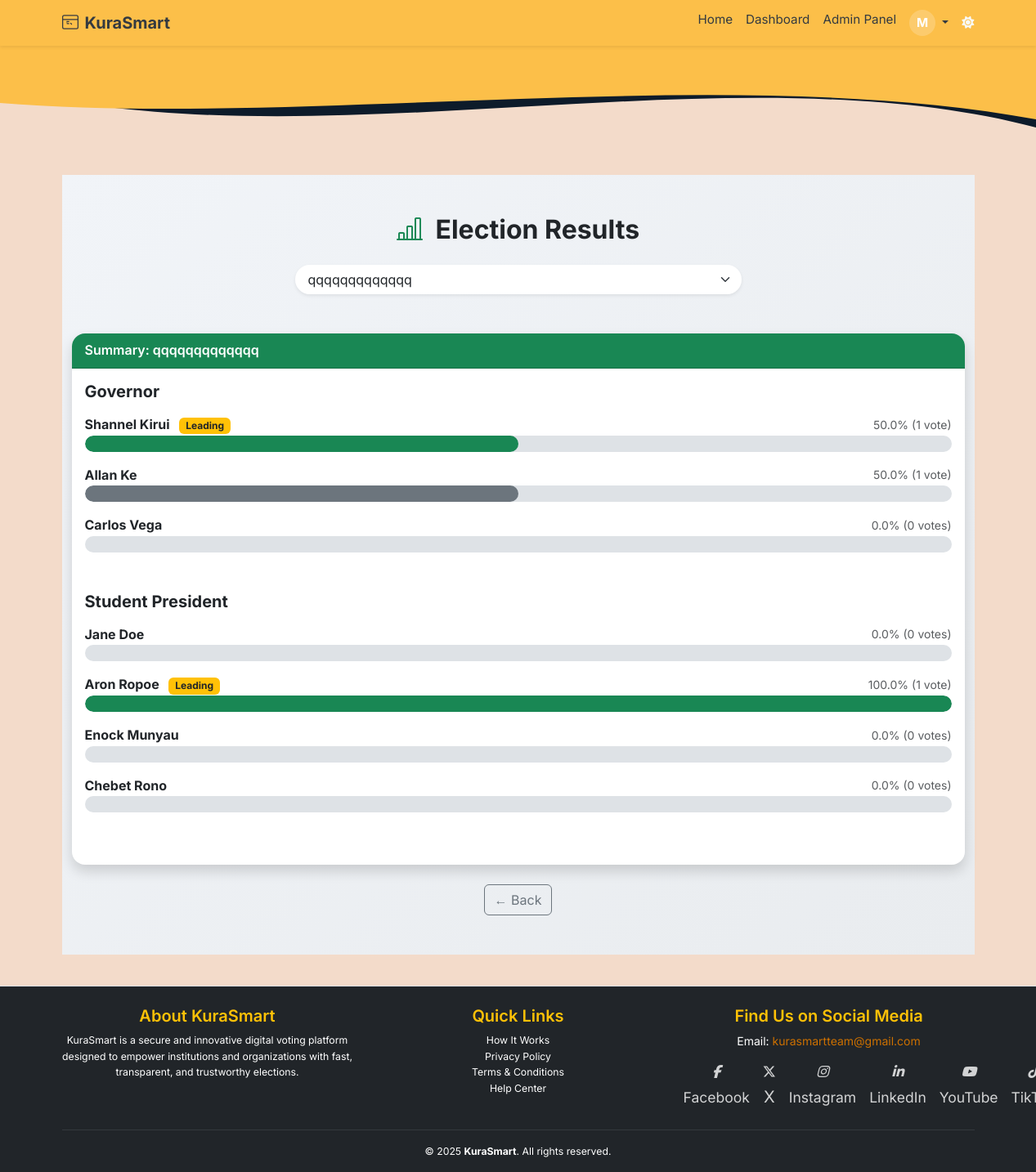
The page /admin/election-results (signed in) on the database its author committed.
### app/models.py (models this page shows, shortened)
class User(db.Model, UserMixin):
    __tablename__ = 'users'
    id = db.Column(db.Integer, primary_key=True)
    email = db.Column(db.String(120), unique=True, nullable=False, index=True)
    full_name = db.Column(db.String(120), nullable=False)
    username = db.Column(db.String(80), unique=True, nullable=True)
    id_number = db.Column(db.String(20), unique=True, nullable=True)
    password_hash = db.Column(db.String(128), nullable=False)
    voting_type = db.Column(db.String(10), nullable=False, default="informal")
    national_id = db.Column(db.String(20), unique=True, nullable=True)
    dob = db.Column(db.Date, nullable=True)
    gender = db.Column(db.String(10), nullable=True)
    county = db.Column(db.String(100), nullable=True)
    sub_county = db.Column(db.String(100), nullable=True)
    division = db.Column(db.String(100), nullable=True)
    location = db.Column(db.String(100), nullable=True)
    sub_location = db.Column(db.String(100), nullable=True)
    profile_image = db.Column(db.String(255), nullable=True, default='profile_images/default-profile.png')
    is_verified = db.Column(db.Boolean, default=False, index=True)
    is_superadmin = db.Column(db.Boolean, default=False)
    role = db.Column(db.Enum(UserRole), default=UserRole.voter, nullable=False, index=True)
    created_at = db.Column(db.DateTime, default=datetime.utcnow)
    candidates = db.relationship('Candidate', back_populates='user', lazy='dynamic')
    verification_requests = db.relationship('VerificationRequest', back_populates='user', lazy='dynamic')
    votes = db.relationship('Vote', back_populates='voter', lazy='dynamic')

class Election(db.Model):
    __tablename__ = 'election'
    id = db.Column(db.Integer, primary_key=True)
    title = db.Column(db.String(255), nullable=False)
    description = db.Column(db.Text)
    start_date = db.Column(db.DateTime(timezone=True), nullable=False)
    end_date = db.Column(db.DateTime(timezone=True), nullable=False)
    is_active = db.Column(db.Boolean, default=True)
    status = db.Column(db.Enum(ElectionStatusEnum), nullable=False, default=ElectionStatusEnum.INACTIVE)
    created_at = db.Column(db.DateTime(timezone=True), default=lambda: datetime.now(ZoneInfo("UTC")))
    updated_at = db.Column(db.DateTime(timezone=True), onupdate=lambda: datetime.now(ZoneInfo("UTC")))
    deactivated_by = db.Column(db.Integer, db.ForeignKey('users.id'))
    candidates = db.relationship('Candidate', back_populates='election', lazy='select')
    positions = db.relationship('Position', back_populates='election', lazy='select', cascade="all, delete-orphan")
    votes = db.relationship('Vote', back_populates='election', lazy='select')

class Position(db.Model):
    __tablename__ = 'position'
    id = db.Column(db.Integer, primary_key=True)
    election_id = db.Column(db.Integer, db.ForeignKey('election.id', ondelete='CASCADE'), nullable=False)
    name = db.Column(db.String(100), nullable=False)
    created_at = db.Column(db.DateTime(timezone=True), default=datetime.utcnow, nullable=False)
    election = db.relationship('Election', back_populates='positions')
    candidates = db.relationship('Candidate', back_populates='position_rel', lazy='selectin', cascade="all, delete-orphan")
    votes = db.relationship('Vote', back_populates='position', lazy='dynamic', cascade="all, delete-orphan")

class Candidate(db.Model):
    __tablename__ = 'candidate'
    id = db.Column(db.Integer, primary_key=True)
    user_id = db.Column(db.Integer, db.ForeignKey('users.id'), nullable=False)
    election_id = db.Column(db.Integer, db.ForeignKey('election.id'), nullable=False)
    position_id = db.Column(db.Integer, db.ForeignKey('position.id'), nullable=False)
    full_name = db.Column(db.String(100), nullable=False)
    profile_photo = db.Column(db.String(255))
    party_name = db.Column(db.String(100))
    position = db.Column(db.String(100), nullable=True)
    description = db.Column(db.Text)
    manifesto = db.Column(db.Text)
    approved = db.Column(db.Boolean, default=False)
    created_at = db.Column(db.DateTime, default=datetime.utcnow)
    user = db.relationship('User', back_populates='candidates')
    election = db.relationship('Election', back_populates='candidates')
    position_rel = db.relationship('Position', back_populates='candidates')
    votes = db.relationship('Vote', back_populates='candidate', lazy='dynamic')

### app/routes/web_auth.py (the view)
@admin_web_bp.route('/election-results')
@login_required
def election_results():
    try:
        elections = Election.query.order_by(Election.title).all()
        if not elections:
            flash("No elections available.", "warning")
            return redirect(url_for("admin_web.manage_elections"))
        election_id = request.args.get("election_id", type=int)
        selected = (
            Election.query.options(
                joinedload(Election.positions).joinedload(Position.candidates)
            )
            .filter_by(id=election_id)
            .first() if election_id else elections[0]
        )
        if not selected:
            flash("Selected election not found.", "danger")
            return redirect(url_for("admin_web.election_results"))
        votes = Vote.query.filter_by(election_id=selected.id).all()
        vote_counts = defaultdict(int)
        for vote in votes:
            vote_counts[vote.candidate_id] += 1
        for position in selected.positions:
            for candidate in position.candidates:
                candidate._vote_count = vote_counts.get(candidate.id, 0)
                candidate.vote_count = lambda c=candidate: c._vote_count  # Bind vote_count method
            position.total_votes = lambda pos=position: sum(c._vote_count for c in pos.candidates)
            position.leading_candidate = lambda pos=position: max(pos.candidates, key=lambda c: c._vote_count, default=None)
        return render_template(
            'admin/election_results.html',
            elections=elections,
            selected_election=selected
        )
    except Exception as e:
        flash(f"Error fetching election results: {e}", "danger")
        return redirect(url_for("admin_web.manage_elections"))

### app/templates/admin/election_results.html (shortened to what this page needs)
{% extends "base.html" %}
{% block content %}
<div class="admin-dashboard-background py-5">
  <div class="container" data-aos="fade-up">
    <h2 class="mb-4 fw-bold text-center">
      <i class="bi bi-bar-chart-line me-2 text-success"></i> Election Results
    </h2>
    <form method="GET" class="mb-5 text-center" data-aos="zoom-in">
      <div class="input-group w-50 mx-auto shadow-sm rounded-pill overflow-hidden">
        <select class="form-select border-0 ps-3" name="election_id" onchange="this.form.submit()" required>
          {% for election in elections %}
            <option value="{{ election.id }}" {% if election.id == selected_election.id %}selected{% endif %}>
              {{ election.title }}
            </option>
          {% endfor %}
        </select>
      </div>
    </form>
    {% if selected_election %}
    <div class="card shadow border-0 rounded-4 mb-4" data-aos="fade-up" data-aos-delay="100">
      <div class="card-header bg-success text-white fw-semibold rounded-top-4">
        Summary: {{ selected_election.title }}
      </div>
      <div class="card-body">
        {% if not selected_election.positions %}
          <p class="text-center text-muted">No positions or candidates found for this election.</p>
        {% else %}
          {% for position in selected_election.positions %}
            <div class="mb-5" data-aos="fade-up" data-aos-delay="{{ loop.index * 100 }}">
              <h5 class="mb-3 fw-bold">{{ position.name }}</h5>
              {% set total_votes = position.total_votes() %}
              {% set leading_candidate = position.leading_candidate() %}
              {% if position.candidates %}
                {% for candidate in position.candidates %}
                  {% set count = candidate.vote_count() %}
                  {% set percent = (count / total_votes * 100) if total_votes else 0 %}
                  <div class="mb-3">
                    <div class="d-flex justify-content-between align-items-center">
                      <strong class="text-dark">
                        {{ candidate.full_name }}
                        {% if leading_candidate and candidate.id == leading_candidate.id and total_votes > 0 %}
                          <span class="badge bg-warning text-dark ms-2">Leading</span>
                        {% endif %}
                      </strong>
                      <span class="text-muted small">
                        {{ percent | round(1) }}% ({{ count }} vote{{ 's' if count != 1 else '' }})
                      </span>
                    </div>
                    <div class="progress">
                      <div class="progress-bar
                          {% if candidate.id == leading_candidate.id and total_votes > 0 %}
                            bg-success
                          {% else %}
                            bg-secondary
                          {% endif %}"
                        role="progressbar"
                        style="width: {{ percent | round(1) }}%"
                        aria-valuenow="{{ percent | round(1) }}" aria-valuemin="0" aria-valuemax="100">
                      </div>
                    </div>
                  </div>
                {% endfor %}
              {% else %}
                <p class="text-muted">No candidates for this position.</p>
              {% endif %}
            </div>
          {% endfor %}
        {% endif %}
      </div>
    </div>
    {% endif %}
    <div class="text-center mt-4">
      <a href="{{ request.referrer or url_for('dashboard.dashboard_home') }}" class="btn btn-outline-secondary">
        ← Back
      </a>
    </div>
  </div>
</div>
{% endblock %}

### app/templates/base.html (shortened to what this page needs)
<!DOCTYPE html>
<html lang="en" data-bs-theme="auto">
<head>
  <link rel="stylesheet" href="https://cdn.jsdelivr.net/npm/bootstrap@5.3.3/dist/css/bootstrap.min.css">
  <link rel="stylesheet" href="https://cdnjs.cloudflare.com/ajax/libs/font-awesome/6.5.0/css/all.min.css"/>
  <link rel="stylesheet" href="https://cdn.jsdelivr.net/npm/aos@2.3.4/dist/aos.css">
  <link rel="stylesheet" href="https://cdn.jsdelivr.net/npm/bootstrap-icons@1.10.5/font/bootstrap-icons.css">
  <link rel="stylesheet" href="{{ url_for('static', filename='styles.css') }}">
</head>
<body class="text-dark d-flex flex-column min-vh-100">
  <nav class="navbar navbar-expand-lg sticky-top shadow-sm" style="background-color: #fcbf49;">
    <div class="container">
      <a class="navbar-brand fw-bold d-flex align-items-center gap-2" href="{{ url_for('main.index') }}">
        KuraSmart
      </a>
      <div class="collapse navbar-collapse" id="navCollapse">
        <ul class="navbar-nav ms-auto mb-2 mb-lg-0">
          <li class="nav-item">
            <a class="nav-link {% if request.endpoint == 'main.index' %}active{% endif %}" href="{{ url_for('main.index') }}">Home</a>
          </li>
          {% if current_user.is_authenticated %}
            <li class="nav-item">
              <a class="nav-link {% if request.endpoint in ['admin_web.dashboard'] %}active{% endif %}" href="{{ url_for('admin_web.dashboard') }}">
                Dashboard
              </a>
            </li>
            {% if current_user.is_super_admin or current_user.role == 'admin' %}
              <li class="nav-item">
                <a class="nav-link {% if request.endpoint == 'admin_web.dashboard' %}active{% endif %}" href="{{ url_for('admin_web.dashboard') }}">
                  Admin Panel
                </a>
              </li>
            {% endif %}
            <li class="nav-item dropdown">
              <a class="nav-link dropdown-toggle" href="#" id="userMenu" role="button" data-bs-toggle="dropdown" aria-expanded="false">
                <div class="nav-profile-wrapper">
                  <div class="profile-initial bg10">
                    {{ current_user.full_name[0]|upper }}
                  </div>
                </div>
              </a>
            </li>
          {% endif %}
        </ul>
        <span id="theme-toggle" class="text-light ms-2" title="Toggle theme" style="cursor: pointer;">
          <i class="fas fa-moon"></i>
        </span>
      </div>
    </div>
  </nav>
  <div class="position-relative">
    <svg viewBox="0 0 500 150" preserveAspectRatio="none" class="w-100" style="height: 150px; display: block;">
      <path d="M0,50 C150,150 350,0 500,100 L500,0 L0,0 Z" style="fill: #0d1b2a;"></path>
      <path d="M0,70 C150,100 350,20 500,90 L500,0 L0,0 Z" style="fill: #fcbf49;"></path>
    </svg>
  </div>
  <main class="container py-2 flex-grow-1">
    {% block content %}{% endblock %}
  </main>
  <footer class="bg-dark text-white pt-4 pb-3 border-top shadow-sm">
  <div class="container">
    <div class="row g-4">
      <div class="col-md-4">
        <h5 class="text-warning">About KuraSmart</h5>
        <p class="small">
          KuraSmart is a secure and innovative digital voting platform designed to empower institutions and organizations with fast, transparent, and trustworthy elections.
        </p>
      </div>
      <div class="col-md-4">
        <h5 class="text-warning">Quick Links</h5>
        <ul class="list-unstyled small">
          <li><a href="#" data-bs-toggle="modal" data-bs-target="#howItWorksModal">How It Works</a></li>
          <li><a href="#" data-bs-toggle="modal" data-bs-target="#privacyModal">Privacy Policy</a></li>
          <li><a href="#" data-bs-toggle="modal" data-bs-target="#termsModal">Terms & Conditions</a></li>
          <li><a href="#" data-bs-toggle="modal" data-bs-target="#helpCenterModal">Help Center</a></li>
        </ul>
      </div>
      <div class="col-md-4">
        <h5 class="text-warning">Find Us on Social Media</h5>
        <p style="font-size: 14px; margin-bottom: 8px;">
          Email: <a href="mailto:support@kurasmart.com" style="color:#cc7000; text-decoration: none;">kurasmartteam@gmail.com</a>
        </p>
        <div class="social-icons d-flex gap-3" style="position: relative; left: 0px;">
          <a href="https://www.facebook.com/home.php" title="Facebook"><i class="fab fa-facebook-f fs-6" style="font-style: italic;"></i><span class="small">Facebook</span></a>
          <a href="https://x.com/?lang=en" title="Twitter"><i class="fa-brands fa-x-twitter fs-6"></i>X</a>
          <a href="https://www.instagram.com/#reactivated" title="Instagram"><i class="fab fa-instagram fs-6" style="font-style: italic;"></i><span class="small">Instagram</span></a>
          <a href="https://www.linkedin.com" title="LinkedIn"><i class="fab fa-linkedin-in fs-6" style="font-style: italic;"></i><span class="small">LinkedIn</span></a>
          <a href="https://www.youtube.com" title="YouTube"><i class="fab fa-youtube fs-6" style="font-style: italic;"></i><span class="small">YouTube</span></a>
          <a href="https://www.tiktok.com" title="TikTok"><i class="fab fa-tiktok fs-6" style="font-style: italic;"></i> <span class="small">TikTok</span></a>
        </div>
      </div>
    </div>
    <hr class="border-secondary mt-4">
    <div class="text-center small">
      &copy; 2025 <strong>KuraSmart</strong>. All rights reserved.
    </div>
  </div>
</footer>
</body>
</html>

### rows shown on the page
User: full_name "M"
Election: title "qqqqqqqqqqqqq"
Position: name "Governor"
Candidate: full_name "Shannel Kirui", shows "Leading", percent "50.0", count "1"
Candidate: full_name "Allan Ke", percent "50.0", count "1"
Candidate: full_name "Carlos Vega", percent "0.0", approved "0", value "s"
Position: name "Student President"
Candidate: full_name "Jane Doe", percent "0.0", approved "0", value "s"
Candidate: full_name "Aron Ropoe", shows "Leading", percent "100.0", election "1"
Candidate: full_name "Enock Munyau", percent "0.0", approved "0", value "s"
Candidate: full_name "Chebet Rono", percent "0.0", approved "0", value "s"

### other values the page prints
form field election_id "qqqqqqqqqqqqq"
